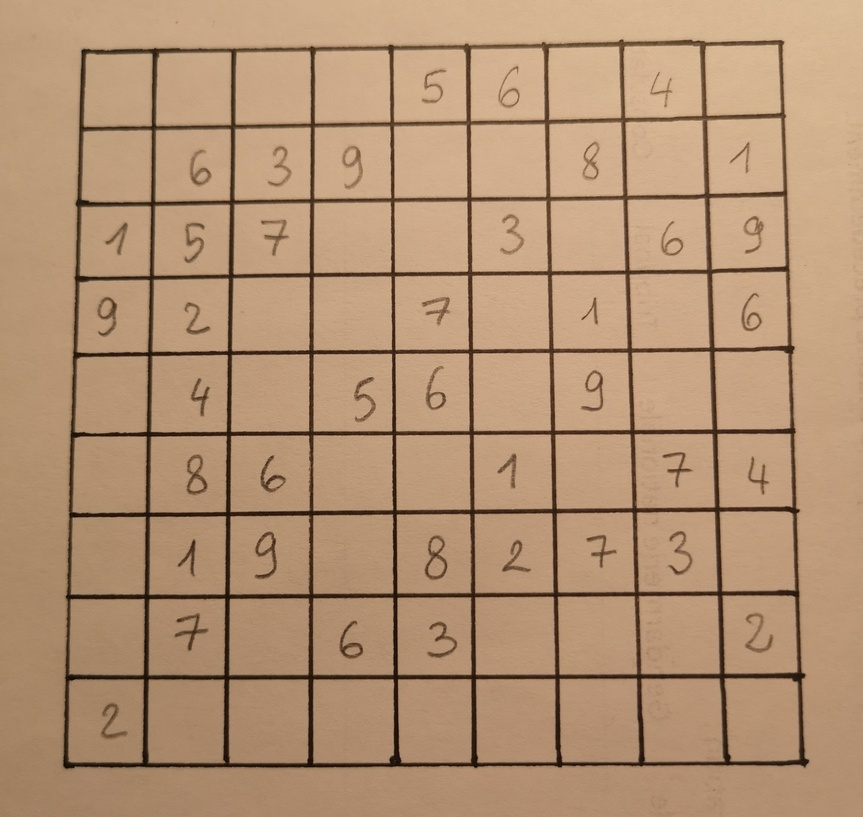
#> input picture images/perso/sudoku1mano.jpg, 863 x 817 px, shrunk from 2621 x 2481 before the run
$ python -i getSudokuGridFromImage.py   (imports and definitions only)
#> lines starting #> are read from the running program, lines starting #| are printed output that depends on the picture; after the words box and inside, x2 and y2 are one past the last pixel; in counts of white or black regions, pixels touching at a corner belong together
#> further down, picture is the input picture: shape (817, 863, 3); mean B, G, R 115.3, 146.2, 179.5
import numpy as np
import cv2


def getSudokuGridFromImage(image: np.ndarray):
    """
    function that takes an image, finds the sudoku grid and returns the area found
    """

    # copy image
    img = image.copy()

    # check if sudoku is in grayscale, if not : transform to grayscale
    if not len(img.shape) == 2:
        img = cv2.cvtColor(img, cv2.COLOR_BGR2GRAY)
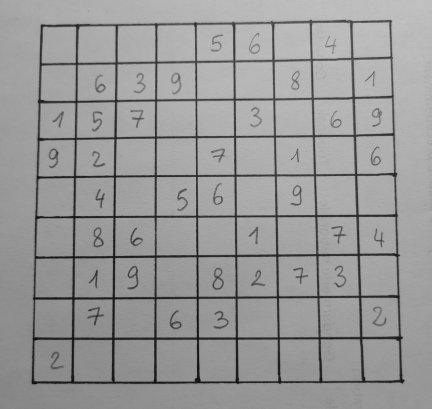
#> img: shape (817, 863) (shown at 1/2 size); min 7, max 201, mean 152.6

    # apply gaussian blur
    blur = cv2.GaussianBlur(img, (5, 5), 0)
    # apply gaussian threshold
    thresh = cv2.adaptiveThreshold(blur, 255, cv2.ADAPTIVE_THRESH_GAUSSIAN_C,
                                   cv2.THRESH_BINARY_INV, 11, 2)
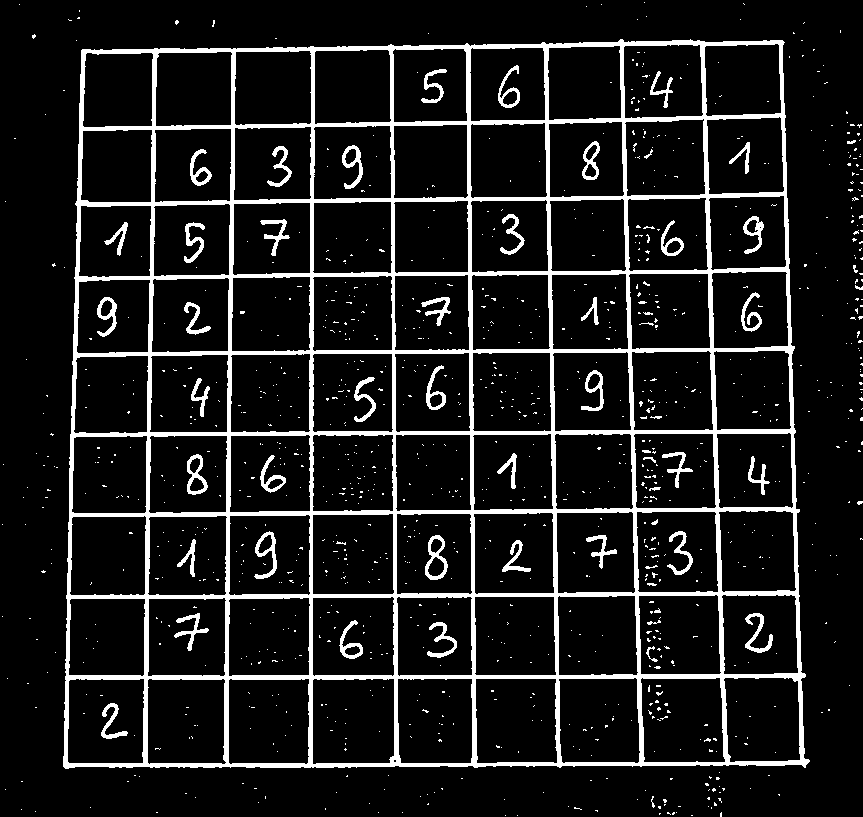
#> thresh: shape (817, 863); 10.8% white; 1110 white regions (1051 under 20 px)
    # find all the contours
    contours = cv2.findContours(thresh, cv2.RETR_EXTERNAL,
                                cv2.CHAIN_APPROX_SIMPLE)[0]
#> contours = 243 contours, 242 with area under 20; largest, box (x1, y1, x2, y2) and area: (63, 39, 810, 769) 519751
    # select the largest contour
    max_cnt = max(contours, key=cv2.contourArea)
#> max_cnt = contour of 553 points, box (x1, y1, x2, y2) (63, 39, 810, 769), area 519751

    # calculte the perimeter of the contour and try to appriximate vertices
    peri = cv2.arcLength(max_cnt, True)
#> peri = 3027.6
    approxVertices = cv2.approxPolyDP(max_cnt, 0.015 * peri, True)
#> approxVertices = [[782, 40], [81, 50], [65, 768], [805, 767]]
    # flatten the vertices array
    pts = np.squeeze(approxVertices)
#> pts = [[782, 40], [81, 50], [65, 768], [805, 767]]
    # find height and width of the grid
    grid_height = np.max(pts[:, 1]) - np.min(pts[:, 1])
#> grid_height = 728
    grid_width = np.max(pts[:, 0]) - np.min(pts[:, 0])
#> grid_width = 740

    sum_pts = pts.sum(axis=1)
#> sum_pts = [822, 131, 833, 1572]
    diff_pts = np.diff(pts, axis=1)
#> diff_pts = [-742, -31, 703, -38]

    #input corners points to warp grid
    bounding_rect = np.array([pts[np.argmin(sum_pts)],
                              pts[np.argmin(diff_pts)],
                              pts[np.argmax(sum_pts)],
                              pts[np.argmax(diff_pts)]], dtype=np.float32)
#> bounding_rect = [[81, 50], [782, 40], [805, 767], [65, 768]]
    #output corners points to warp grid
    dst = np.array([[0, 0],
                    [grid_width - 1, 0],
                    [grid_width - 1, grid_height - 1],
                    [0, grid_height - 1]], dtype=np.float32)
#> dst = [[0, 0], [739, 0], [739, 727], [0, 727]]

    # apply warp perspective to get the grid
    M = cv2.getPerspectiveTransform(bounding_rect, dst)
#> M = [[1.07, 0.0239, -88.16], [0.0153, 1.07, -54.97], [1.92e-05, 7.77e-05, 1]]
    bw_image = cv2.threshold(img, 140, 255, cv2.THRESH_BINARY)[1]
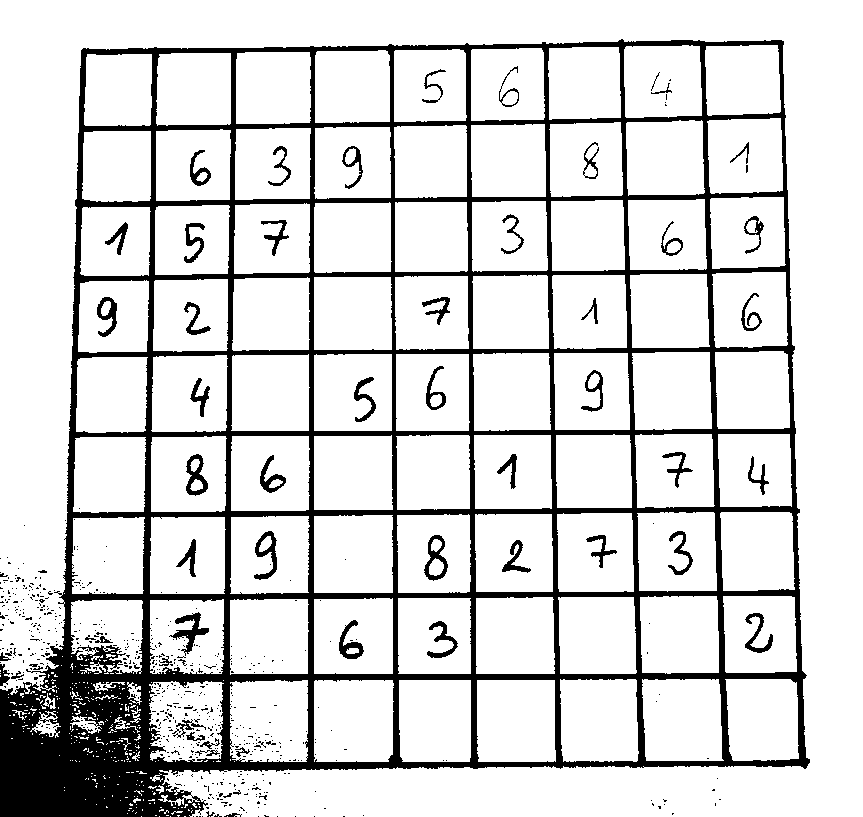
#> bw_image: shape (817, 863); 84.8% white; 642 black regions (584 under 20 px), largest, box (x1, y1, x2, y2) and area: (0, 39, 810, 817) 93627, (169, 612, 209, 656) 542, (254, 531, 277, 580) 447
    warped_img = cv2.warpPerspective(bw_image, M, (grid_width, grid_height))
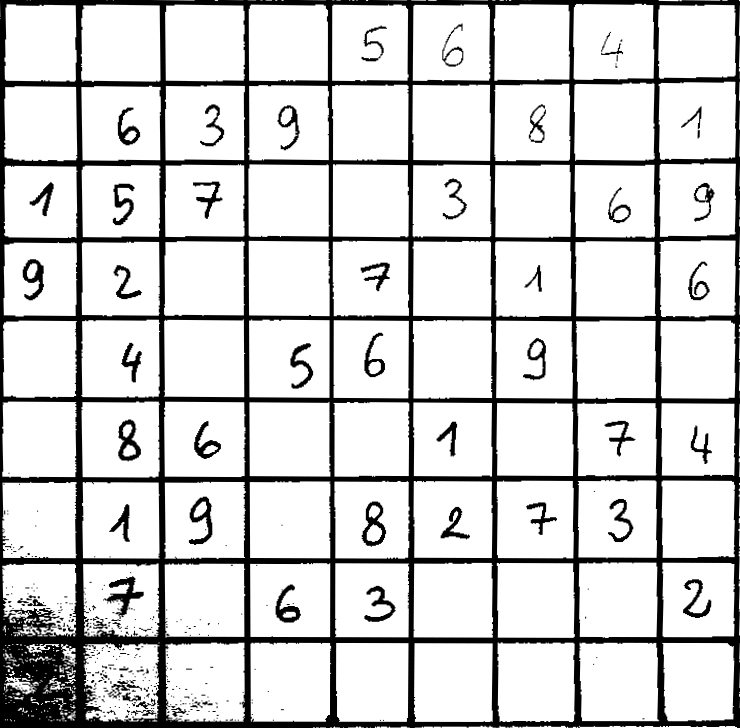
#> warped_img: shape (728, 740); min 0, max 255, mean 211.4
    # [6 lines of commented-out code are left out]
    return warped_img

>>> import cv2
>>> picture = cv2.imread('images/perso/sudoku1mano.jpg')
>>> result = getSudokuGridFromImage(picture)

$ run again, on images/perso/sudoku2mano.jpg
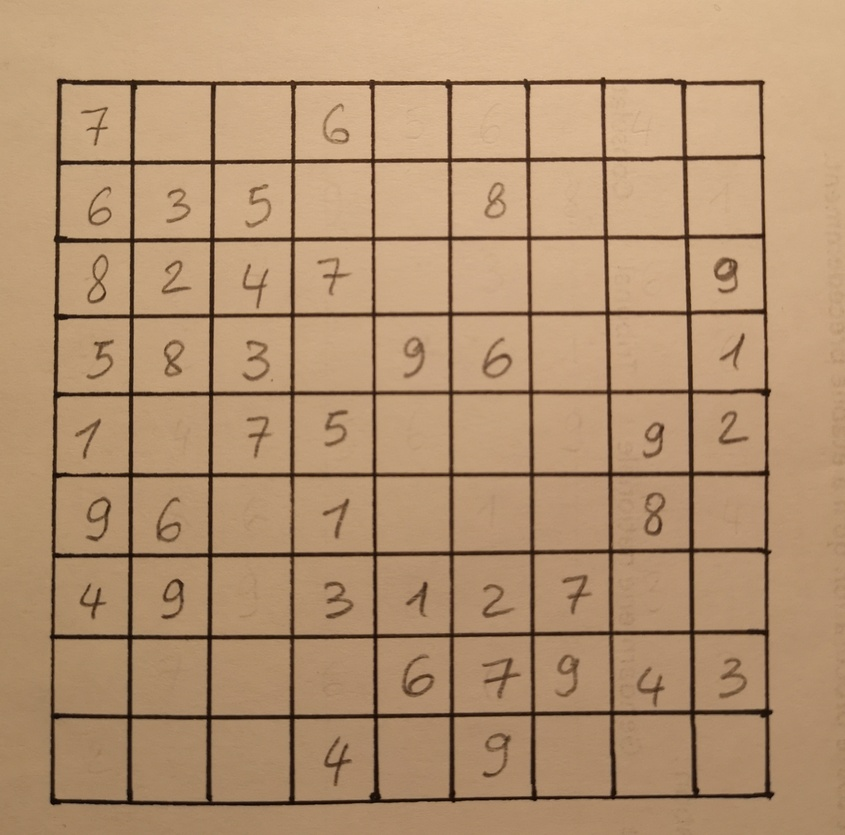
#> input picture images/perso/sudoku2mano.jpg, 845 x 835 px, shrunk from 2365 x 2339 before the run
#> picture is the input picture: shape (835, 845, 3); mean B, G, R 112.5, 145.5, 178.5
#> in getSudokuGridFromImage, `thresh = cv2.adaptiveThreshold(blur, 255, cv2.ADAPTIVE_THRESH_GAUSSIAN..`:
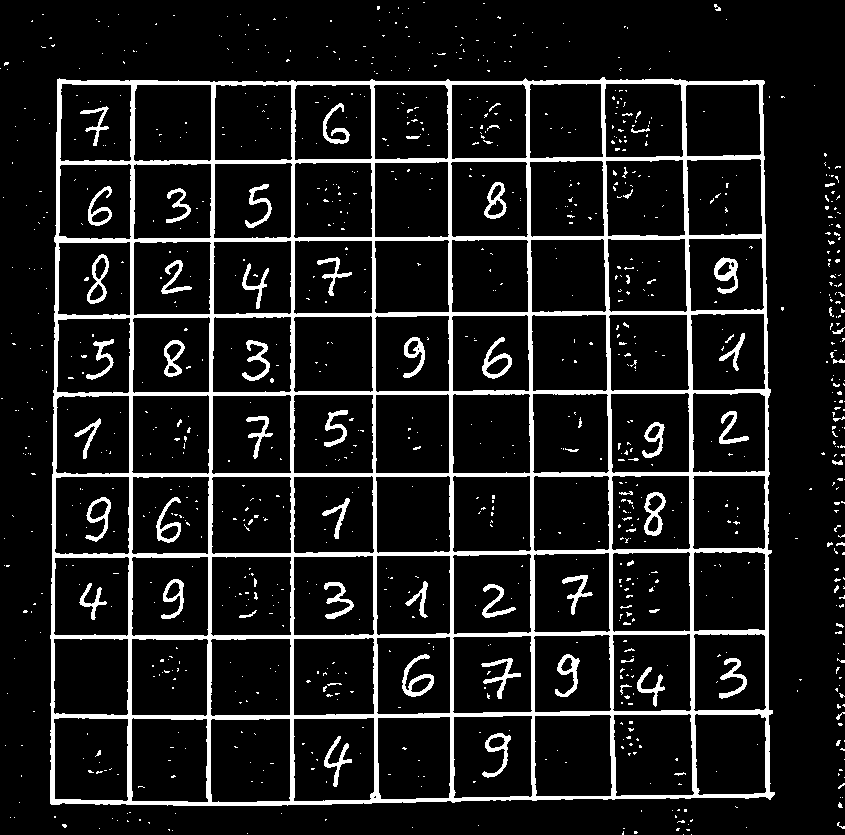
#> thresh: shape (835, 845); 11% white; 1027 white regions (948 under 20 px)
#> contours = 338 contours, 335 with area under 20; largest, box (x1, y1, x2, y2) and area: (50, 77, 775, 806) 514235, (832, 460, 843, 465) 24, (833, 359, 845, 364) 21
#> max_cnt = contour of 428 points, box (x1, y1, x2, y2) (50, 77, 775, 806), area 514235
#> peri = 2983.4
#> approxVertices = [[763, 80], [57, 79], [51, 804], [770, 799]]
#> grid_height = 725
#> grid_width = 719
#> sum_pts = [843, 136, 855, 1569]
#> diff_pts = [-683, 22, 753, 29]
#> bounding_rect = [[57, 79], [763, 80], [770, 799], [51, 804]]
#> dst = [[0, 0], [718, 0], [718, 724], [0, 724]]
#> M = [[1.01, 0.00836, -58.23], [-0.00144, 1.02, -80.38], [-1.16e-05, 2.55e-05, 1]]
#> bw_image: shape (835, 845); 82.6% white; 908 black regions (836 under 20 px), largest, box (x1, y1, x2, y2) and area: (0, 77, 777, 835) 102430, (322, 734, 362, 789) 825, (401, 653, 436, 698) 662
#> in getSudokuGridFromImage, `warped_img = cv2.warpPerspective(bw_image, M, (grid_width, grid_height))`:
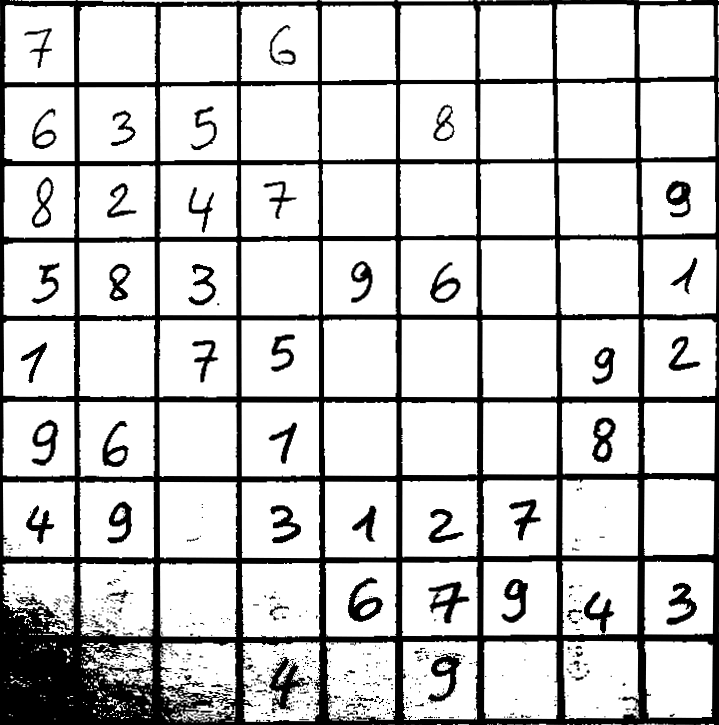
#> warped_img: shape (725, 719); min 0, max 255, mean 203.9

$ run again, on images/perso/sudoku3mano.jpg
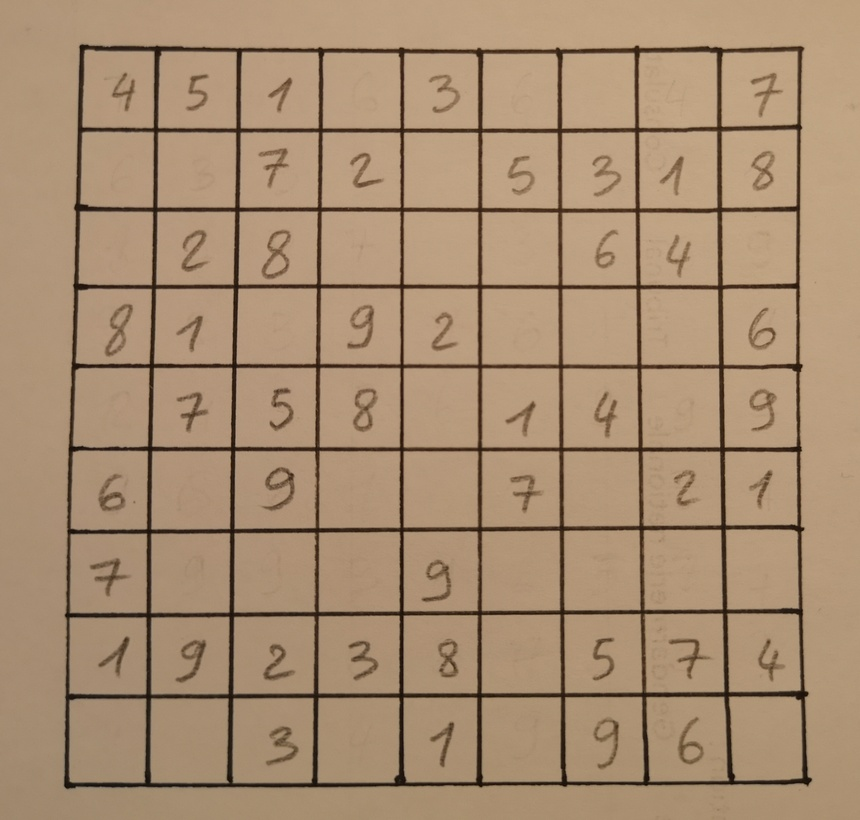
#> input picture images/perso/sudoku3mano.jpg, 860 x 820 px, shrunk from 2532 x 2415 before the run
#> picture is the input picture: shape (820, 860, 3); mean B, G, R 113.1, 140.8, 167.9
#> in getSudokuGridFromImage, `thresh = cv2.adaptiveThreshold(blur, 255, cv2.ADAPTIVE_THRESH_GAUSSIAN..`:
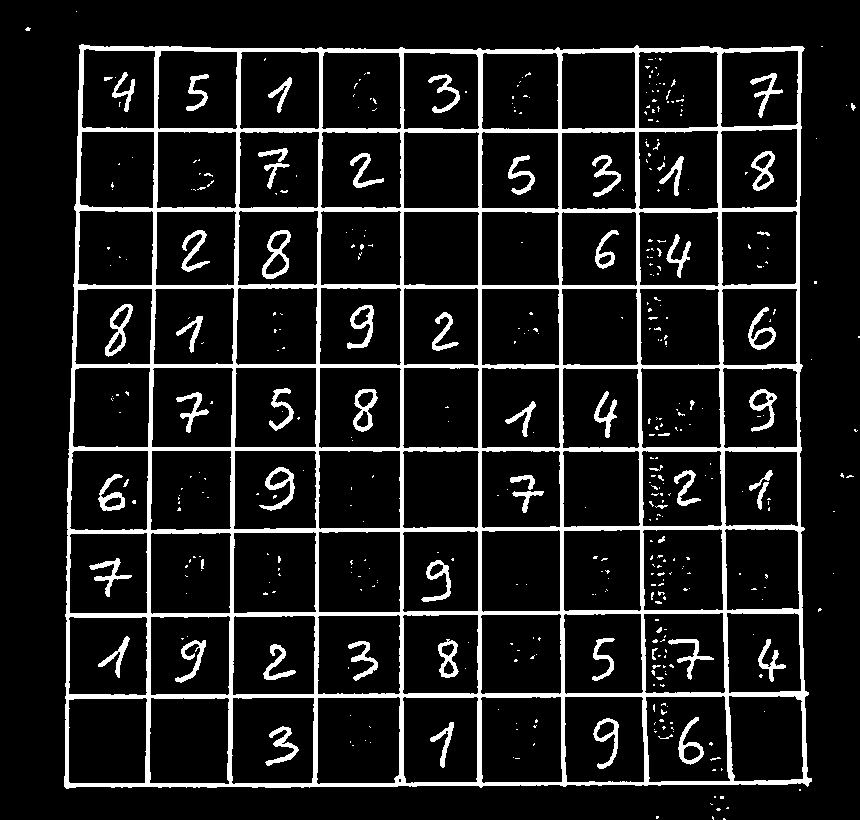
#> thresh: shape (820, 860); 11.5% white; 431 white regions (365 under 20 px)
#> contours = 25 contours, 24 with area under 20; largest, box (x1, y1, x2, y2) and area: (64, 44, 812, 789) 538381
#> max_cnt = contour of 446 points, box (x1, y1, x2, y2) (64, 44, 812, 789), area 538381
#> peri = 3064.4
#> approxVertices = [[79, 45], [64, 786], [807, 786], [804, 48]]
#> grid_height = 741
#> grid_width = 743
#> sum_pts = [124, 850, 1593, 852]
#> diff_pts = [-34, 722, -21, -756]
#> bounding_rect = [[79, 45], [804, 48], [807, 786], [64, 786]]
#> dst = [[0, 0], [742, 0], [742, 740], [0, 740]]
#> M = [[1.02, 0.0207, -81.53], [-0.00424, 1.02, -45.77], [-5.73e-06, 3.34e-05, 1]]
#> bw_image: shape (820, 860); 85.8% white; 147 black regions (99 under 20 px), largest, box (x1, y1, x2, y2) and area: (0, 43, 813, 820) 79230, (265, 726, 299, 767) 681, (174, 639, 207, 684) 652
#> in getSudokuGridFromImage, `warped_img = cv2.warpPerspective(bw_image, M, (grid_width, grid_height))`:
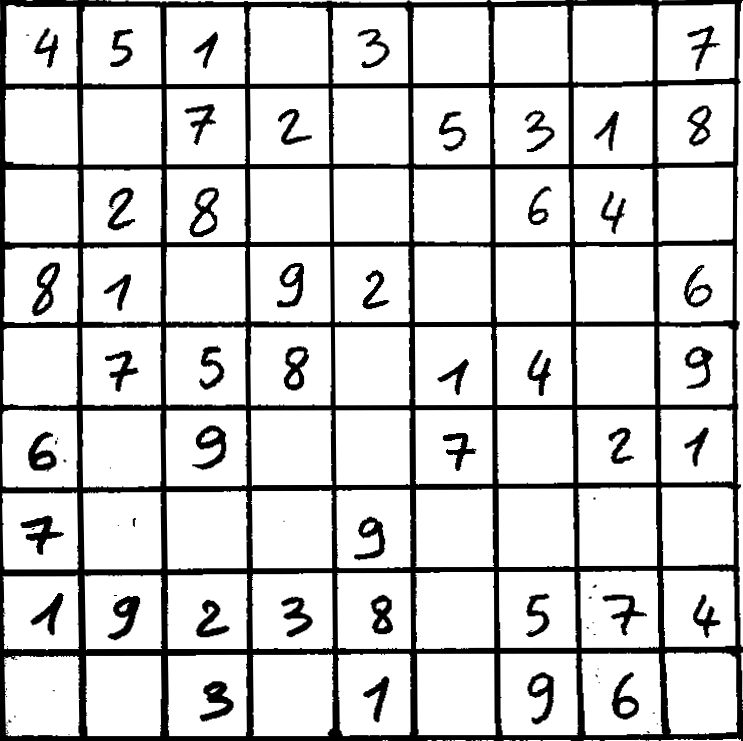
#> warped_img: shape (741, 743); min 0, max 255, mean 210
